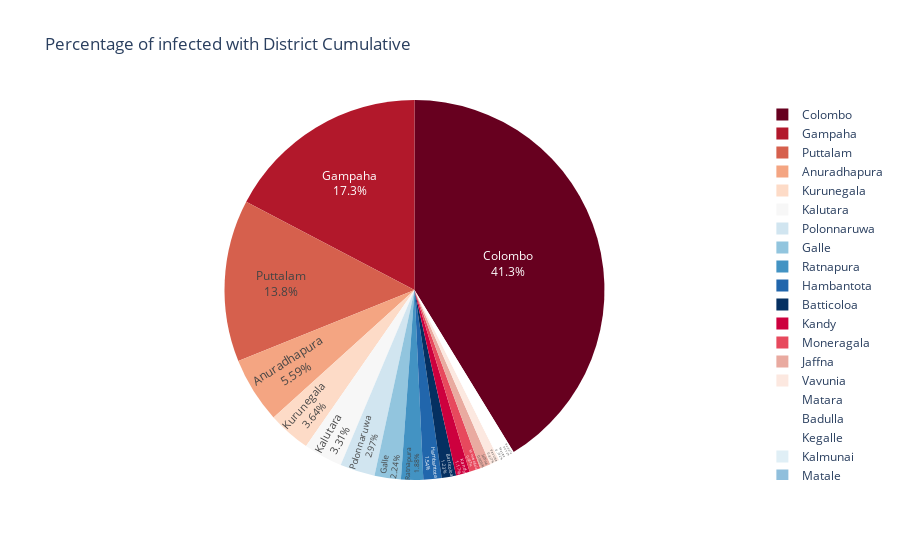

The notebook cell saved with this chart:
### Code cell
fig = px.pie(pie_df_1, values= 'Total', names = pie_df_1.index, title = 'Percentage of infected with District Cumulative',
                         color_discrete_sequence=px.colors.sequential.RdBu)
fig.update_traces(textposition='inside', textinfo='percent+label')
fig.show()

### Figure 1 — Plotly figure (JSON) as saved in the notebook; plotly's stock layout.template omitted (floating-point values rounded to 4 significant figures)
{"data": [{"domain": {"x": [0, 1], "y": [0, 1]}, "hovertemplate": "index=%{label}<br>Total=%{value}<extra></extra>", "labels": ["Colombo", "Gampaha", "Puttalam", "Kalutara", "Anuradhapura", "Kandy", "Kurunegala", "Polonnaruwa", "Jaffna", "Ratnapura", "Kegalle", "Moneragala", "Kalmunai", "Matale", "Galle", "Ampara", "Badulla", "Matara", "Batticoloa", "Hambantota", "Vavunia", "Trincomalee", "Nuwaraeliya", "Kilinochchi", "Mannar", "Mullativu"], "legendgroup": "", "name": "", "showlegend": true, "textinfo": "percent+label", "textposition": "inside", "type": "pie", "values": [10258, 4304, 3427, 824, 1390, 291, 905, 739, 225, 468, 0, 233, 0, 0, 556, 0, 162, 182, 306, 384, 203, 0, 0, 0, 0, 0]}], "layout": {"autosize": true, "legend": {"tracegroupgap": 0}, "piecolorway": ["rgb(103,0,31)", "rgb(178,24,43)", "rgb(214,96,77)", "rgb(244,165,130)", "rgb(253,219,199)", "rgb(247,247,247)", "rgb(209,229,240)", "rgb(146,197,222)", "rgb(67,147,195)", "rgb(33,102,172)", "rgb(5,48,97)"], "title": {"text": "Percentage of infected with District Cumulative"}}}
